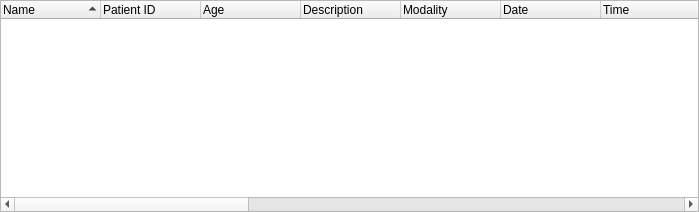
<?xml version="1.0" encoding="UTF-8"?>
<ui version="4.0">
 <class>udg::QStudyTreeWidgetBase</class>
 <widget class="QWidget" name="udg::QStudyTreeWidgetBase">
  <property name="geometry">
   <rect>
    <x>0</x>
    <y>0</y>
    <width>699</width>
    <height>212</height>
   </rect>
  </property>
  <property name="sizePolicy">
   <sizepolicy hsizetype="Expanding" vsizetype="Expanding">
    <horstretch>0</horstretch>
    <verstretch>0</verstretch>
   </sizepolicy>
  </property>
  <property name="minimumSize">
   <size>
    <width>16</width>
    <height>16</height>
   </size>
  </property>
  <property name="windowTitle">
   <string/>
  </property>
  <layout class="QGridLayout">
   <property name="margin">
    <number>0</number>
   </property>
   <property name="spacing">
    <number>0</number>
   </property>
   <item row="0" column="0">
    <widget class="QTreeWidget" name="m_studyTreeView">
     <property name="alternatingRowColors">
      <bool>true</bool>
     </property>
     <property name="selectionMode">
      <enum>QAbstractItemView::SingleSelection</enum>
     </property>
     <property name="rootIsDecorated">
      <bool>true</bool>
     </property>
     <property name="sortingEnabled">
      <bool>true</bool>
     </property>
     <property name="animated">
      <bool>false</bool>
     </property>
     <column>
      <property name="text">
       <string>Name</string>
      </property>
     </column>
     <column>
      <property name="text">
       <string>Patient ID</string>
      </property>
     </column>
     <column>
      <property name="text">
       <string>Age</string>
      </property>
     </column>
     <column>
      <property name="text">
       <string>Description</string>
      </property>
     </column>
     <column>
      <property name="text">
       <string>Modality</string>
      </property>
     </column>
     <column>
      <property name="text">
       <string>Date</string>
      </property>
     </column>
     <column>
      <property name="text">
       <string>Time</string>
      </property>
     </column>
     <column>
      <property name="text">
       <string>DICOMItemID</string>
      </property>
     </column>
     <column>
      <property name="text">
       <string>Institution</string>
      </property>
     </column>
     <column>
      <property name="text">
       <string>UID</string>
      </property>
     </column>
     <column>
      <property name="text">
       <string>Study ID</string>
      </property>
     </column>
     <column>
      <property name="text">
       <string>Protocol Name</string>
      </property>
     </column>
     <column>
      <property name="text">
       <string>Acc. Num.</string>
      </property>
     </column>
     <column>
      <property name="text">
       <string>Type</string>
      </property>
     </column>
     <column>
      <property name="text">
       <string>Ref. Physician's Name</string>
      </property>
     </column>
     <column>
      <property name="text">
       <string>PP Start Date</string>
      </property>
     </column>
     <column>
      <property name="text">
       <string>PP Start Time</string>
      </property>
     </column>
     <column>
      <property name="text">
       <string>Req. Proc. ID</string>
      </property>
     </column>
     <column>
      <property name="text">
       <string>Sche. Proc. Step ID</string>
      </property>
     </column>
     <column>
      <property name="text">
       <string>Birth Date</string>
      </property>
     </column>
    </widget>
   </item>
  </layout>
 </widget>
 <layoutdefault spacing="6" margin="11"/>
 <resources/>
 <connections/>
</ui>
